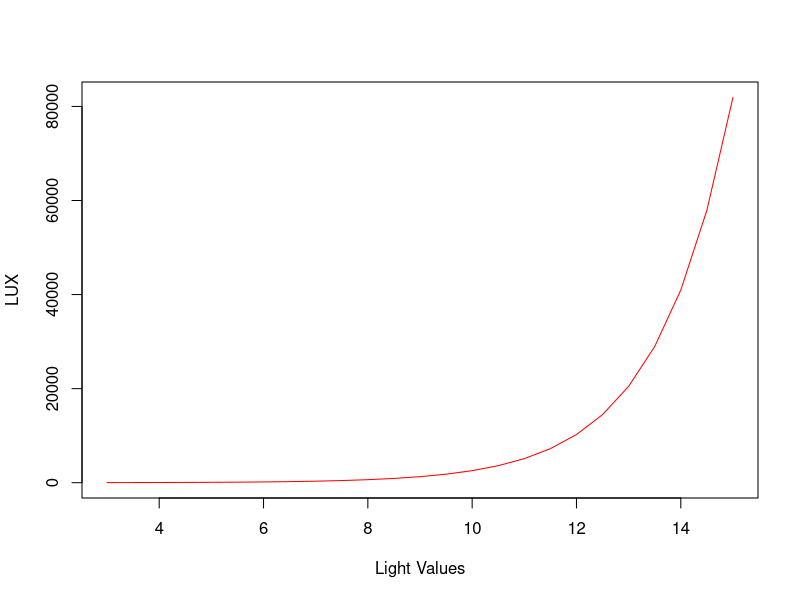

Reproduce this figure in R.
## ---- chunk 1

# From Light Values to LUX
lv2lux <- function(lv) (2^lv)*2.5  

# From LUX to Light Values
lux2lv <- function(lux) log(lux/2.5, 2)

## ---- chunk 2

# Interactive plot

lv <- seq(3,15,.5)
lux <- lv2lux(lv)
plot(lv, lux, type = "l",
     xlab = "Light Values", ylab = "LUX",
     col = "red")

